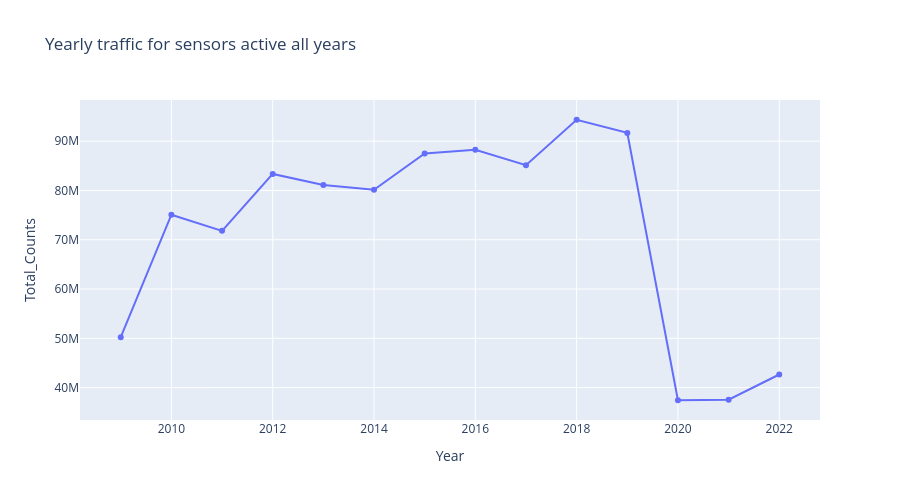

The notebook cell this image was saved under:
### Code cell
px.line(
    year_counts_filtered_df,
    x="Year",
    y="Total_Counts",
    markers=True,
    height=500,
    title="Yearly traffic for sensors active all years",
)

### Figure 1 — Plotly figure (JSON) as saved in the notebook; plotly's stock layout.template omitted (floating-point values rounded to 4 significant figures)
{"data": [{"hovertemplate": "Year=%{x}<br>Total_Counts=%{y}<extra></extra>", "legendgroup": "", "line": {"color": "#636efa", "dash": "solid"}, "marker": {"symbol": "circle"}, "mode": "lines+markers", "name": "", "orientation": "v", "showlegend": false, "type": "scatter", "x": [2009, 2010, 2011, 2012, 2013, 2014, 2015, 2016, 2017, 2018, 2019, 2020, 2021, 2022], "xaxis": "x", "y": [50221628, 75078494, 71806437, 83356740, 81092589, 80130596, 87493246, 88242173, 85121825, 94343834, 91676596, 37434522, 37553170, 42662814], "yaxis": "y"}], "layout": {"height": 500, "legend": {"tracegroupgap": 0}, "title": {"text": "Yearly traffic for sensors active all years"}, "xaxis": {"anchor": "y", "domain": [0, 1], "title": {"text": "Year"}}, "yaxis": {"anchor": "x", "domain": [0, 1], "title": {"text": "Total_Counts"}}}}
